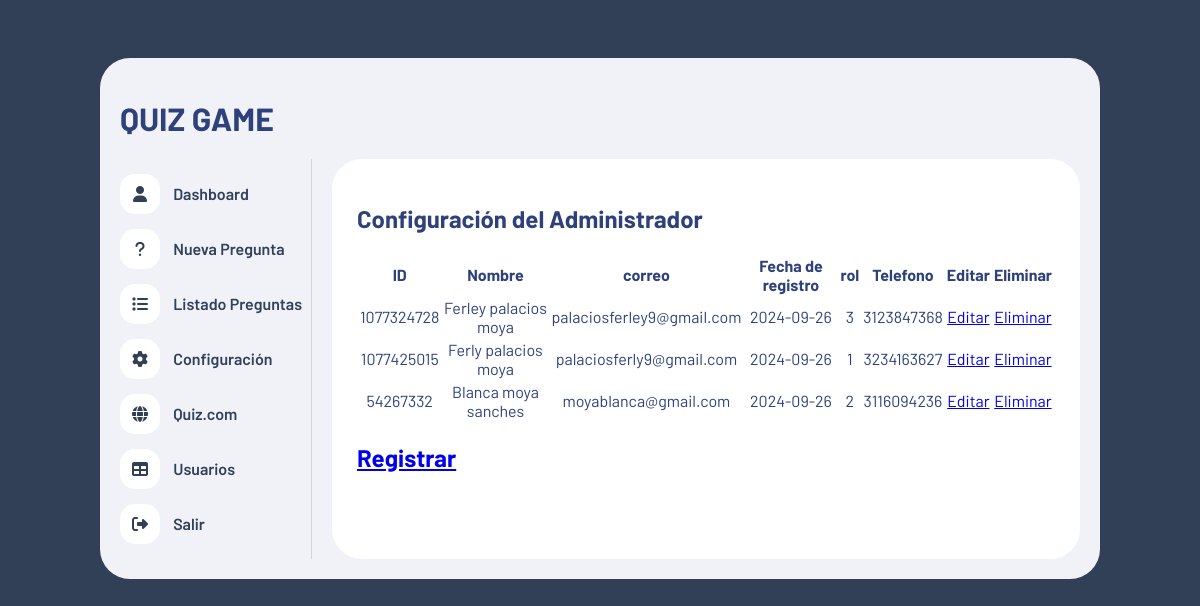
The page /Usuarios.php on the database as committed earlier.
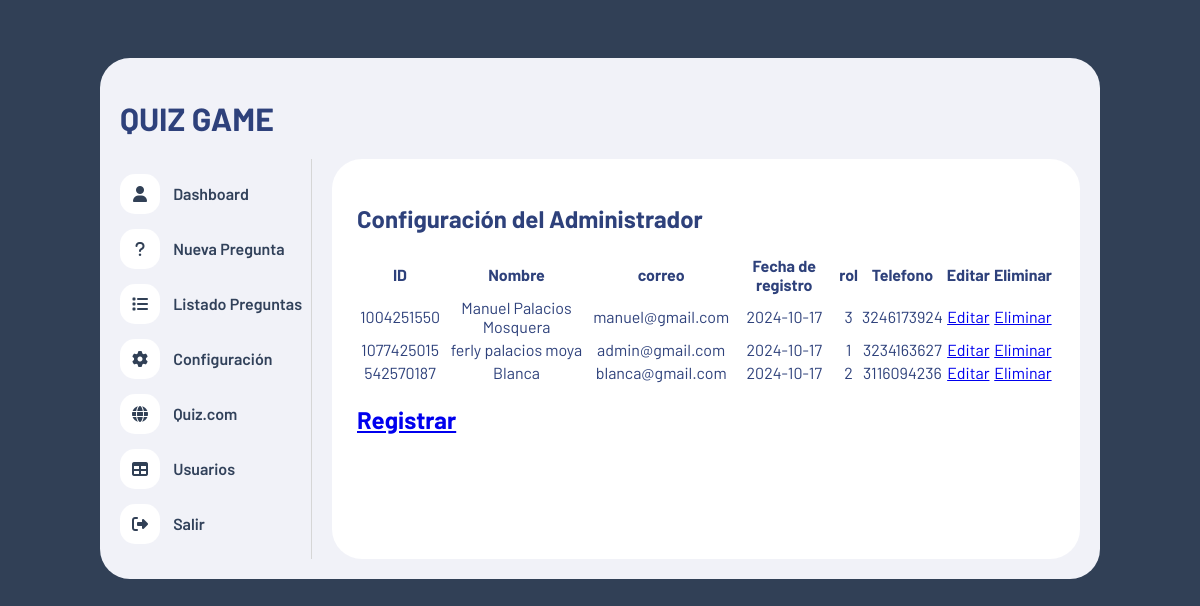
The same page on the database as committed later.
### tables this page shows
CREATE TABLE `usuarios` (
  `id` varchar(20) NOT NULL,
  `nombre` varchar(80) NOT NULL,
  `telefono` varchar(14) NOT NULL,
  `correo` varchar(60) NOT NULL,
  `password` varchar(80) NOT NULL,
  `fechas_creacion` date NOT NULL,
  `totalPreguntas` int(11) DEFAULT NULL,
  `id_rol` int(11) NOT NULL
);

### Usuarios.php (the view, shortened to what this page needs)
<!DOCTYPE html>
<html lang="es">
<head>
    <link rel="stylesheet" href="https://cdnjs.cloudflare.com/ajax/libs/font-awesome/6.1.1/css/all.min.css" />
    <link rel="stylesheet" href="./css/estilo.css">
</head>
<body>
<div class="contenedor">
    <header>
            <h1>QUIZ GAME</h1>
        </header>
        <div class="contenedor-info">
            <?php include("nav.php"); ?>
            <div class="panel">
                <h2>Configuración del Administrador</h2>
                <main>
                    <div class="container-fluid px-4">
                        <div class="card mb-4">
                            <table class="table">
                                    <thead>
                                        <tr>
                                            <th scope="col">ID</th>
                                            <th scope="col">Nombre</th>
                                            <th scope="col">correo</th>
                                            <th scope="col">Fecha de registro</th>
                                            <th scope="col">rol</th>
                                            <th scope="col">Telefono</th>
                                            <th scope="col">Editar</th>
                                            <th scope="col">Eliminar</th>
                                        </tr>
                                    </thead>
                                    <tbody style="text-align: center;">
                                    <?php
                                    $conexion=mysqli_connect("localhost","root","","mate_especiales");
                                    $SQL="SELECT * FROM usuarios ";
                                    $dato = mysqli_query($conexion, $SQL);
                                    if($dato -> num_rows >0){
                                        while($fila=mysqli_fetch_array($dato)){
                                    ?>
                                    <tr>
                                    <td><?php echo $fila['id']; ?></td>
                                    <td><?php echo $fila['nombre']; ?></td>
                                    <td><?php echo $fila['correo']; ?></td>
                                    <td><?php echo $fila['fechas_creacion']; ?></td>
                                    <td><?php echo $fila['id_rol']; ?></td>
                                    <td><?php echo $fila['telefono']; ?></td>
                                    <td>
                                    <a  class="btn btn-warning" href="./editarUsuarios.php ?id=<?php echo $fila['id']?>   ">Editar </a>
                                </td>
                                <td>
                                    <a class="btn btn-danger" href="./funciones/eliminar.php ?id=<?php echo $fila['id']?>   ">Eliminar</a>
                                    </td>
                                    </tr>
                                    <?php
                                    }
                                    }else{
                                        ?>
                                        <tr class="text-center">
                                        <td colspan="16">No existen registros</td>
                                        </tr>
                                        <?php
                                    }
                                    ?>
                                    </tbody>
                            </table>
                        </div>
                    </div>
                    <a href="./registrar.php">
                        <h2 class="modal-title">Registrar</h2>
                    </a>
                </main>
            </div>
        </div>
    </div>
</body>
</html>

### nav.php (shortened to what this page needs)
<nav class="nav" id="nav">
    <ul>
        <li>
            <a href="index.php">
                <div class="icono" id="0">
                    <i class="fa-solid fa-user"></i>
                </div>
                Dashboard
            </a>
        </li>
        <li>
            <a href="nuevapregunta.php">
                <div class="icono" id="1">
                    <i class="fa-solid fa-question"></i>
                </div>
                Nueva Pregunta
            </a>
        </li>
        <li>
            <a href="listadopreguntas.php">
                <div class="icono" id="2">
                    <i class="fa-solid fa-list"></i>
                </div>
                Listado Preguntas
            </a>
        </li>
        <li>
            <a href="configuracion.php">
                <div class="icono" id="3">
                    <i class="fa-solid fa-gear"></i>
                </div>
                Configuración
            </a>
        </li>
        <li>
            <a href="index-preguntas.php" target="_blank">
                <div class="icono" id="4">
                    <i class="fa-solid fa-globe"></i>
                </div>
                Quiz.com
            </a>
        </li>
        <li>
            <a href="Usuarios.php">
                <div class="icono" id="5">
                    <i class="fa-solid fa-table"></i>
                </div>
                Usuarios
            </a>
        </li>
        <li>
            <a href="./funciones/cerrar-sesion.php">
                <div class="icono" id="6">
                    <i class="fa-solid fa-right-from-bracket"></i>
                </div>
                Salir
            </a>
        </li>
    </ul>
</nav>

### css/estilo.css (style rules this page uses)
* { box-sizing: border-box; font-family: 'Barlow'; }
body { background-color: #314056; padding: 50px; color: #2e417b; }
.contenedor { max-width: 1000px; width: 100%; margin: auto; background-color: #f1f2f8; padding: 20px; border-radius: 30px; }
.contenedor .contenedor-info { display: flex; }
.contenedor .contenedor-info .nav { width: 250px; border-right: 1px solid #d6d6d6; }
.contenedor .contenedor-info .nav ul { list-style: none; margin: 0; padding: 0; }
.contenedor .contenedor-info .nav ul li { margin: 15px 0; }
.contenedor .contenedor-info .nav ul li .icono { display: inline-block; width: 40px; height: 40px; background-color: #fff; color: #314056; border-radius: 15px; text-align: center; margin-right: 10px; }
.contenedor .contenedor-info .nav ul li .icono i { line-height: 40px; }
.contenedor .contenedor-info .nav ul li a { text-decoration: none; color: #31415a; font-size: 16px; font-weight: 600; }
.contenedor .contenedor-info .panel { background-color: #fff; width: 100%; border-radius: 30px; margin-left: 20px; padding: 25px; }
.btn-warning { --bs-btn-color: #000; --bs-btn-bg: #ffc107; --bs-btn-border-color: aliceblue; }

Rows that differ between the two databases and show on the page:
removed usuarios: id "1077324728", nombre "Ferley palacios moya", correo "palaciosferley9@gmail.com", fechas_creacion "2024-09-26", id_rol "3", telefono "3123847368"
removed usuarios: id "54267332", nombre "Blanca moya sanches", correo "moyablanca@gmail.com", fechas_creacion "2024-09-26", id_rol "2", telefono "3116094236"
added usuarios: id "1004251550", nombre "Manuel Palacios Mosquera", correo "manuel@gmail.com", fechas_creacion "2024-10-17", id_rol "3", telefono "3246173924"
changed usuarios id 1077425015: nombre "Ferly palacios moya" → "ferly palacios moya"; correo "palaciosferly9@gmail.com" → "admin@gmail.com"; fechas_creacion "2024-09-26" → "2024-10-17"
added usuarios: id "542570187", nombre "Blanca", correo "blanca@gmail.com", fechas_creacion "2024-10-17", id_rol "2", telefono "3116094236"
